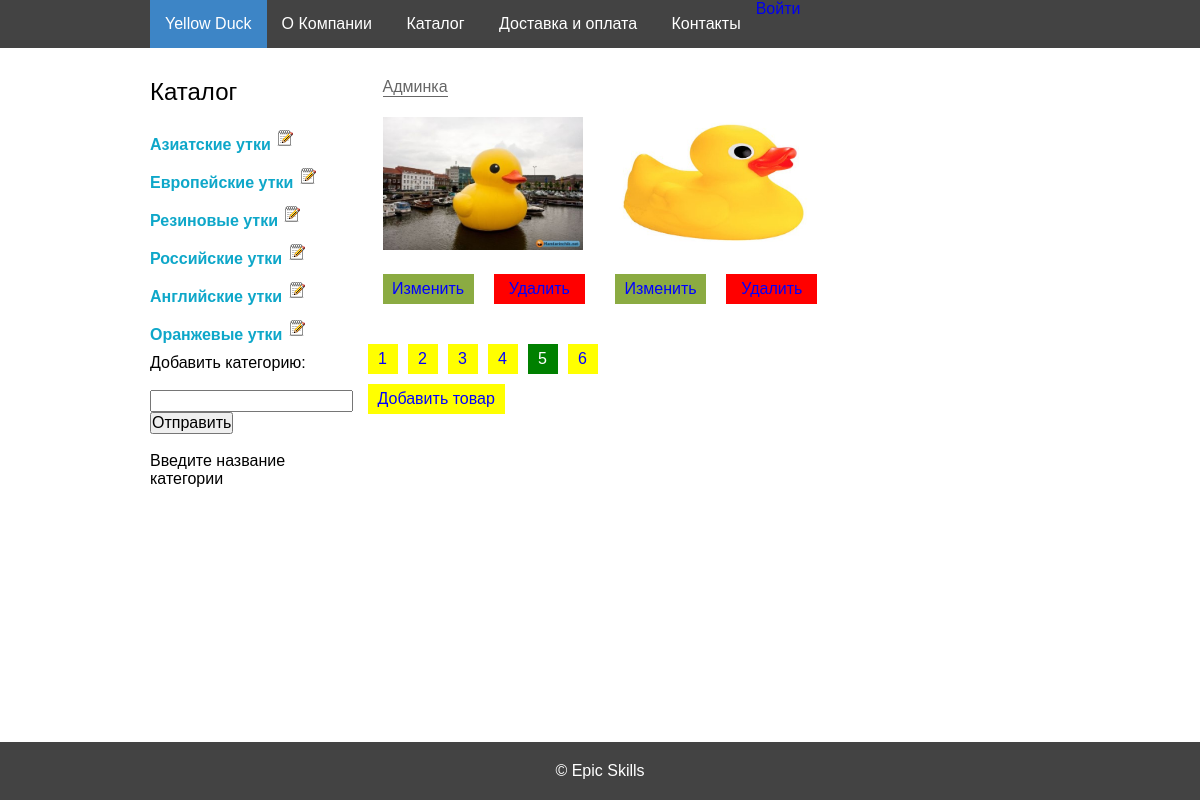
Page /admin.php?view=catalog&page=5 on the committed database.
### tables this page shows
CREATE TABLE `categories` ( 
	`id` Int( 11 ) AUTO_INCREMENT NOT NULL, 
	`title` VarChar( 255 ) NOT NULL,
	 PRIMARY KEY ( `id` )
 )
CHARACTER SET = utf8
COLLATE = utf8_general_ci;

CREATE TABLE `products` ( 
	`id` Int( 11 ) AUTO_INCREMENT NOT NULL, 
	`title` VarChar( 255 ) NOT NULL, 
	`description` Text NULL, 
	`price` Double( 7, 2 ) NOT NULL, 
	`image_id` Int( 11 ) NOT NULL DEFAULT '1', 
	`created_at` DateTime NULL, 
	`updated_at` DateTime NOT NULL, 
	`category_id` Int( 11 ) NULL,
	 PRIMARY KEY ( `id` )
 )
CHARACTER SET = utf8
COLLATE = utf8_general_ci;

CREATE TABLE `images` ( 
	`id` Int( 11 ) AUTO_INCREMENT NOT NULL, 
	`photo` VarChar( 255 ) NOT NULL, 
	`created_at` DateTime NULL, 
	`updated_at` DateTime NULL,
	 PRIMARY KEY ( `id` )
 )
CHARACTER SET = utf8
COLLATE = utf8_general_ci;

### src/autoload.php (called while the page is built, shortened)
<?php
function autoload($className) {
    $src_path = __DIR__ . '/../src/';
    $className = ltrim($className, '\\');
    $fileName  = '';
    if ($lastNsPos = strrpos($className, '\\')) {
        $namespace = substr($className, 0, $lastNsPos);
        $className = substr($className, $lastNsPos + 1);
        $fileName  = str_replace('\\', DIRECTORY_SEPARATOR, $namespace) . DIRECTORY_SEPARATOR;
    }
    $fileName .= str_replace('_', DIRECTORY_SEPARATOR, $className) . '.php';
}

### src/App/DB/Connection.php (called while the page is built, shortened)
<?php
class Connection {
    private $connection;
    public function __construct($username,$password) {
        try {
            $this->connection = new \PDO(
                'mysql:host=localhost;dbname=duck_store;charset=utf8',
                $username,
                $password
            );
        } catch (Exception $e) {
            die($e->getMessage());
        }
    }
    public function prepare($sql) {
        return $this->connection->prepare($sql);
    }
}

### src/App/DB/Categories.php (called while the page is built, shortened)
<?php
class Categories {
    public static function getAll(Connection $connection) {
        $cat_stmt = $connection->prepare("SELECT * FROM `categories`");
        $cat_stmt->execute();
        return $cat_stmt->fetchAll(\PDO::FETCH_ASSOC);
    }
}

### src/archive/_form_shop_items.php (called while the page is built)
<?php
$statement = $connection->prepare('SELECT p.id, p.title, p.description, p.price, i.photo
 FROM `products` p INNER JOIN `images` i ON p.image_id = i.id GROUP BY p.id');
$statement->execute();
$products = $statement->fetchAll(PDO::FETCH_ASSOC);

### src/templates/_menu-admin.php (the view)
<aside class="column column3">
	<h2>Каталог</h2>
	<ul>
        <?php
        foreach($categories as $category){
            echo "<li><a class=adm-cat href='admin.php?view=category&id="
                .$category['id']."'>"
                .$category['title']."</a>"."
                <a class=edit-cat href=admin.php?view=edit_category&id=".$category['id']."></a></li>";
        }
        include_once "add-category.php";
        ?>
</ul>
</aside>

### src/templates/_pagination-admin.php (shortened to what this page needs)
<?php
if (isset($_GET['page'])) {
    $page = $_GET['page'];
} else {
    $page = "1";
}
$count = ceil(count($products) / 2);
if ($page <= $count) {
    $offset = intval($page) + (intval($page) - 1);
    for ($i = $offset - 1; $i < $offset + 1; $i++) {
        if ($i < count($products)) {
            include "_shop_element_admin.php";
        }
    }
} else {
    echo "There are no such items";
}
echo "<ul class=catalog-items>";
for ($i = 1; $i < $count+1; $i++) {
    if ($i != $page) {
        echo "<li><a href=admin.php?view=catalog&page=$i>$i</a></li>";
    } else {
        echo "<li class=current>$i</li>";
    }
}
echo "</ul>";

### src/templates/_shop_element_admin.php
<div class="item-block column column4">
    <a href="admin.php?view=single-item_admin&id=<?=$products[$i]['id']?>" class="item" title="<?=$products[$i]['title'];?>">
        <img src="<?=$products[$i]['photo']?>" alt="уточка">
    </a>
    <a href="admin.php?view=edit&id=<?=$products[$i]['id']?>" class="edit adm-btn">Изменить</a><a href="admin.php?view=delete&id=<?=$products[$i]['id']?>" class="delete adm-btn">Удалить</a>
</div>

### web/css/style.css (style rules this page uses)
* { margin: 0; padding: 0; -webkit-box-sizing: border-box; -moz-box-sizing: border-box; box-sizing: border-box; }
body { background-color: #fff; width: 100%; }
.column { position: relative; min-height: 1px; padding-left: 15px; padding-right: 15px; float: left; }
.column3 { width: 25%; }
.column4 { width: 33.33%; }
.column4:nth-of-type(3n+1) { clear: both; }
a { text-decoration: none; }
li { list-style-type: none; }
h1,h2,h3 { font-weight: normal; }
h2 { font-size: 24px; margin-bottom: 20px; }
aside a { display: block; color: #0ea7c9; padding: 10px 0; font-size: 16px; font-weight: bold; }
.item-block { margin-bottom: 40px; }
.item-block img { width: 200px; height: 133px; margin-bottom: 10px; }
.catalog-items li { display: inline-block; margin-right: 10px; width: 30px; height: 30px; line-height: 29px; text-align: center; background: yellow; color: blue; }
.catalog-items li a { text-decoration: none; display: block; color: blue; width: 30px; height: 30px; }
.catalog-items li.current { background: green; color: white; }
.catalog-items { z-index: 2; display: block; float: none; clear: left; }
.adm-btn { display: inline-block; text-decoration: none; background: yellow; text-align: center; color: blue; width: 45%; height: 30px; line-height: 29px; margin-top: 10px; }
.adm-btn.edit { background-color: #8bab42; margin-right: 10%; }
.adm-btn.delete { background-color: red; }
.adm-cat { display: inline-block; margin-right: 2px; }
.edit-cat { display: inline-block; height: 16px; width: 16px; background: url("../img/text.png") no-repeat 0 0; }

### rows in the picture
categories: title "Азиатские утки"
categories: title "Европейские утки"
categories: title "Резиновые утки"
categories: title "Российские утки"
categories: title "Английские утки"
categories: title "Оранжевые утки"
products: image.photo (picture)
products: image.photo (picture)
